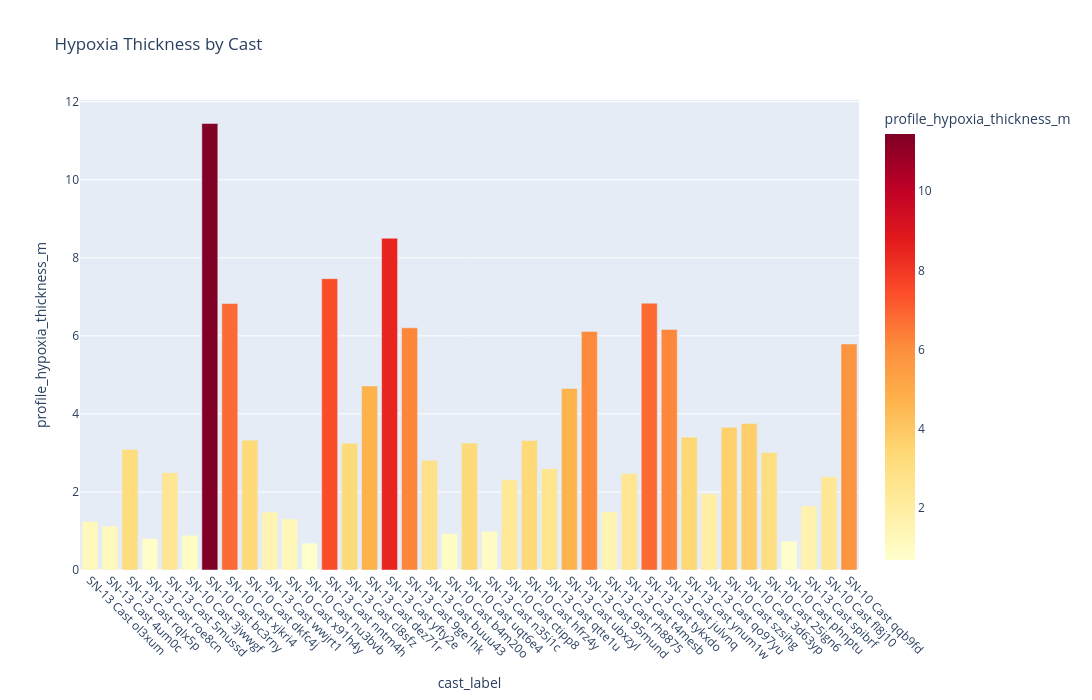

The code cell stored with this chart in its notebook:
### Code cell
hypoxia_df = df[df["profile_hypoxia_detected"] == "YES"].copy()

fig = px.bar(
    hypoxia_df,
    x="cast_label",
    y="profile_hypoxia_thickness_m",
    color="profile_hypoxia_thickness_m",
    title="Hypoxia Thickness by Cast",
    width=1100,
    height=700,
    color_continuous_scale= "YlOrRd"
)

fig.update_xaxes(tickangle=45)

fig.show()

### Figure 1 — Plotly figure (JSON) as saved in the notebook; plotly's stock layout.template omitted (floating-point values rounded to 4 significant figures)
{"data": [{"alignmentgroup": "True", "hovertemplate": "cast_label=%{x}<br>profile_hypoxia_thickness_m=%{marker.color}<extra></extra>", "legendgroup": "", "marker": {"color": [1.242, 1.123, 3.088, 0.8038, 2.493, 0.8896, 11.44, 6.829, 3.328, 1.487, 1.309, 0.6882, 7.466, 3.25, 4.719, 8.503, 6.207, 2.812, 0.9321, 3.255, 0.9911, 2.313, 3.317, 2.597, 4.653, 6.114, 1.493, 2.47, 6.838, 6.165, 3.404, 1.952, 3.661, 3.751, 3.009, 0.7386, 1.638, 2.389, 5.793], "coloraxis": "coloraxis", "pattern": {"shape": ""}}, "name": "", "offsetgroup": "", "orientation": "v", "showlegend": false, "textposition": "auto", "type": "bar", "x": ["SN-13 Cast ol3xum", "SN-13 Cast 4um0c", "SN-13 Cast rqlx5p", "SN-13 Cast roe8cn", "SN-13 Cast 5mussd", "SN-10 Cast 3jwwgf", "SN-10 Cast bc3rny", "SN-10 Cast xjkri4", "SN-10 Cast dkfc4j", "SN-13 Cast wwjrt1", "SN-10 Cast x91h4y", "SN-10 Cast nu3bvb", "SN-13 Cast nntm4h", "SN-13 Cast cl8sfz", "SN-13 Cast dez71r", "SN-13 Cast yfty2e", "SN-13 Cast 9ge1hk", "SN-13 Cast buuu43", "SN-10 Cast b4m20o", "SN-10 Cast uqt6e4", "SN-13 Cast n35i1c", "SN-10 Cast ctipp8", "SN-10 Cast hfrz4y", "SN-13 Cast qtte1u", "SN-13 Cast ubxzyl", "SN-13 Cast 95mund", "SN-13 Cast rh8875", "SN-13 Cast t4mesb", "SN-13 Cast tykxdo", "SN-13 Cast julvnq", "SN-13 Cast ynum1w", "SN-13 Cast qo97yu", "SN-10 Cast szsihg", "SN-10 Cast 3d63yp", "SN-10 Cast 25ign6", "SN-10 Cast phnptu", "SN-13 Cast spibrf", "SN-10 Cast fl8j10", "SN-10 Cast qqb9fd"], "xaxis": "x", "y": [1.242, 1.123, 3.088, 0.8038, 2.493, 0.8896, 11.44, 6.829, 3.328, 1.487, 1.309, 0.6882, 7.466, 3.25, 4.719, 8.503, 6.207, 2.812, 0.9321, 3.255, 0.9911, 2.313, 3.317, 2.597, 4.653, 6.114, 1.493, 2.47, 6.838, 6.165, 3.404, 1.952, 3.661, 3.751, 3.009, 0.7386, 1.638, 2.389, 5.793], "yaxis": "y"}], "layout": {"barmode": "relative", "coloraxis": {"colorbar": {"title": {"text": "profile_hypoxia_thickness_m"}}, "colorscale": [[0, "rgb(255,255,204)"], [0.125, "rgb(255,237,160)"], [0.25, "rgb(254,217,118)"], [0.375, "rgb(254,178,76)"], [0.5, "rgb(253,141,60)"], [0.625, "rgb(252,78,42)"], [0.75, "rgb(227,26,28)"], [0.875, "rgb(189,0,38)"], [1, "rgb(128,0,38)"]]}, "height": 700, "legend": {"tracegroupgap": 0}, "title": {"text": "Hypoxia Thickness by Cast"}, "width": 1100, "xaxis": {"anchor": "y", "domain": [0, 1], "tickangle": 45, "title": {"text": "cast_label"}}, "yaxis": {"anchor": "x", "domain": [0, 1], "title": {"text": "profile_hypoxia_thickness_m"}}}}
